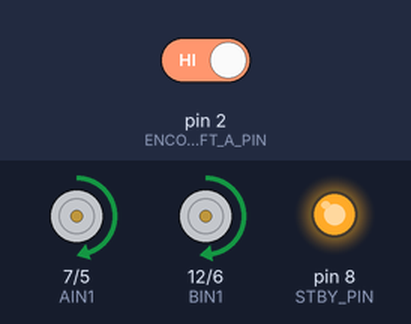
This sketch was run on a simulated Arduino Uno, built with avr-gcc and run on an emulated ATmega328P. On the bench: direction and speed pins drawn as motors (green arrow = direction pin HIGH = forward, orange = LOW = backward, longer = more drive, stopped while the standby pin is LOW), output pins drawn as LEDs (lit = HIGH). The inputs (shaded band) are chosen by the test bench; at power-on: pin 2 (ENCODER_LEFT_A_PIN) HIGH. What the sketch prints to the serial monitor is not drawn.

Above: at 1.9 s.
At 3.8 s:
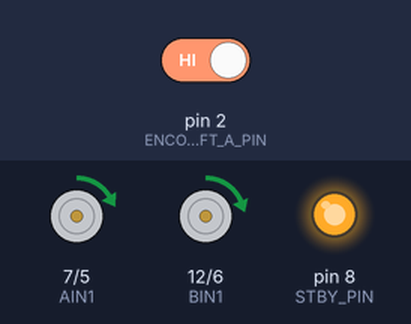
At 4.25 s:
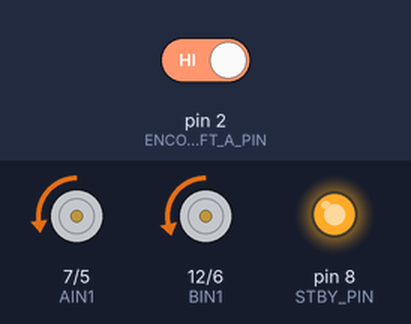
At 6.1 s:
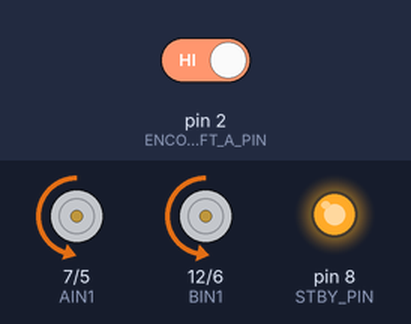
Timing chart, 0 to 11.1 s (numbered marks = the images above):
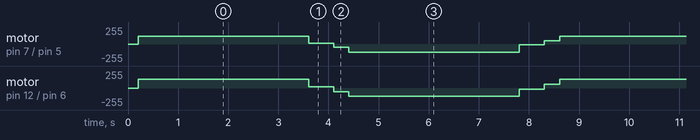

The sketch:

ACSI_Tumbller_Circle.ino
```cpp
// Manual spinning begin
#include <Arduino.h>
#include "Motor.h"

Motor Motor;

//* Keep commented out


void setup() {
  Serial.begin(115200);
  while (!Serial && millis() < 5000);
  delay(100);
  // Serial.print(F("\nStarting TimerInterruptTest on "));
  // Serial.println(BOARD_NAME);
  // Serial.println(SAMD_TIMER_INTERRUPT_VERSION);
  // Serial.print(F("CPU Frequency = "));
  // Serial.print(F_CPU / 1000000);
  // Serial.println(F(" MHz"));

  // Interval in microseconds
  // if (ITimer.attachInterruptInterval(TIMER_INTERVAL_US, TimerHandler)) {
  //   Serial.print(F("Starting ITimer OK, Interval (us) = "));
  //   // Serial.println(TIMER_INTERVAL_US);
  // } else Serial.println(F("Can't set ITimer. Select another freq. or timer"));

  // Wire.begin(); // use SPI not I2C
  // Serial.println("\nI2C Scanner");
  // for (byte address = 1; address < 127; address++) {
  //   Wire.beginTransmission(address);
  //   byte error = Wire.endTransmission();

  //   if (error == 0) {
  //     Serial.print("I2C device found at address 0x");
  //     if (address < 16) Serial.print("0");
  //     Serial.print(address, HEX);
  //     Serial.println(" !");
  //   } else if (error == 4) {
  //     Serial.print("Unknown error at address 0x");
  //     if (address < 16) Serial.print("0");
  //     Serial.println(address, HEX);
  //   }
  // }

  Motor.Pin_init();
  Serial.println("Motor pins initialized");
  Motor.Encoder_init();
  Serial.println("Encoders initialized");
  Serial.println("Setup complete");
  delay(100);
  // mpu6050.PrintData();
}

long timer = millis();

// Lemniscate
int duration = 0;
unsigned long routine = 5750;
unsigned long lastTime = 0;
int state = 0;

// void loop() {
//   // every second pri(); // nesting is slow
//   // Serial.print("Left: ");
//   // Serial.print(Motor.encoder_count_left_a);
//   // Serial.print("\t");
//   // Serial.print("Right: ");
//   // Serial.println(Motor.encoder_count_right_a);
//   Serial.println(state);
//   if (millis() - lastTime > duration) {
//     lastTime = millis();
//     switch (state) {
//       case 0:
//         Motor.FwdCW(130, 2);
//         duration = routine; // turn more than move
//         break;
//       case 1:
//         Motor.FwdCCW(130, 2);
//         duration = routine;
//         break;
//     }
//     state = (state + 1) % 2; // Cycle through the states
//   }
// }


// // 1m circle
// void loop() {
//   // every second pri(); // nesting is slow
//   Serial.print("Left: ");
//   Serial.print(Motor.encoder_count_left_a);
//   Serial.print("\t");
//   Serial.print("Right: ");
//   Serial.println(Motor.encoder_count_right_a);
//   if (millis() - lastTime > duration) {
//     lastTime = millis();
//     switch (state) {
//       case 0:
//         Motor.BackCW(100, 2);
//         duration = 200; // turn more than move
//         break;
//       case 1:
//         // Motor.Forward(100);
//         duration = 1500;
//         break;
//     }
//     state = (state + 1) % 2; // Cycle through the states
//   }
// }


void loop() {
  // every second pri(); // nesting is slow
  Serial.print("Left: ");
  Serial.print(Motor.encoder_count_left_a);
  Serial.print("\t");
  Serial.print("Right: ");
  Serial.println(Motor.encoder_count_right_a);
  if (millis() - lastTime > duration) {
    lastTime = millis();
    switch (state) {
      case 0:
        Motor.Back(120);
        duration = 3400; // turn more than move
        break;
      case 1:
        // Motor.Forward(100);
        Motor.Back(10);
        duration = 500;
        break;
      case 2:
        // Motor.Forward(100);
        Motor.Forward(50);
        duration = 300;
        break;
      case 3:
        Motor.Forward(120);
        duration = 3400; // turn more than move
        break;
      case 4:
        // Motor.Forward(100);
        Motor.Forward(10);
        duration = 500;
        break;
      case 5:
        // Motor.Forward(100);
        Motor.Back(50);
        duration = 300;
        break;
    }
    state = (state + 1) % 6; // Cycle through the states
  }
}
```

Motor.cpp
```cpp
#include <Arduino.h>
#include "Motor.h"

//Getting Right Wheel Speed.
static void EncoderCountRightA();
unsigned long Motor::encoder_count_right_a;
static void EncoderCountRightA()
{
  Motor::encoder_count_right_a++;
}

//Getting Left Wheel Speed.
static void EncoderCountLeftA();
unsigned long Motor::encoder_count_left_a;
static void EncoderCountLeftA()
{
  Motor::encoder_count_left_a++;
}


void Motor::Pin_init()
{
  pinMode(AIN1, OUTPUT);
  pinMode(BIN1, OUTPUT);
  pinMode(PWMA_LEFT, OUTPUT);
  pinMode(PWMB_RIGHT, OUTPUT);
  pinMode(STBY_PIN, OUTPUT);
  digitalWrite(STBY_PIN, HIGH);
}

void Motor::Encoder_init() {
  pinMode(ENCODER_LEFT_A_PIN, INPUT);
  pinMode(ENCODER_RIGHT_A_PIN, INPUT);
  attachInterrupt(digitalPinToInterrupt(ENCODER_LEFT_A_PIN), []() {
    encoder_count_left_a++;
  }, RISING);
  attachInterrupt(digitalPinToInterrupt(ENCODER_RIGHT_A_PIN), []() {
    encoder_count_right_a++;
  }, RISING);
}

Motor::Motor()
{
  // MOVE[0] = &Motor::Forward;
  // MOVE[1] = &Motor::Back;
  // MOVE[2] = &Motor::Left;
  // MOVE[3] = &Motor::Right;
}

void Motor::Stop()
{
  analogWrite(PWMA_LEFT, 0);
  analogWrite(PWMB_RIGHT, 0);
}

void Motor::FwdCW(int speed, float ratio)
{
  digitalWrite(AIN1, 0);
  digitalWrite(BIN1, 0);
  analogWrite(PWMA_LEFT, speed);
  analogWrite(PWMB_RIGHT, speed/ratio);
}

void Motor::BackCCW(int speed, float ratio)
{
  digitalWrite(AIN1, 1);
  digitalWrite(BIN1, 1);
  analogWrite(PWMA_LEFT, speed);
  analogWrite(PWMB_RIGHT, speed/ratio);
}

void Motor::BackCW(int speed, float ratio)
{
  digitalWrite(AIN1, 1);
  digitalWrite(BIN1, 1);
  analogWrite(PWMA_LEFT, speed/ratio);
  analogWrite(PWMB_RIGHT, speed);
}

void Motor::FwdCCW(int speed, float ratio)
{
  digitalWrite(AIN1, 0);
  digitalWrite(BIN1, 0);
  analogWrite(PWMA_LEFT, speed/ratio);
  analogWrite(PWMB_RIGHT, speed);
}

void Motor::Forward(int speed)
{
  digitalWrite(AIN1, 0);
  digitalWrite(BIN1, 0);
  analogWrite(PWMA_LEFT, speed);
  analogWrite(PWMB_RIGHT, 6+speed);
}

void Motor::Back(int speed)
{
  digitalWrite(AIN1, 1);
  digitalWrite(BIN1, 1);
  analogWrite(PWMA_LEFT, speed);
  analogWrite(PWMB_RIGHT, 9+speed); // 5% of 180
}


void Motor::Left(int speed)
{
  digitalWrite(AIN1, 1);
  digitalWrite(BIN1, 1);
  analogWrite(PWMA_LEFT, speed);
  analogWrite(PWMB_RIGHT, 0);
}

void Motor::Right(int speed)
{
  digitalWrite(AIN1, 1);
  digitalWrite(BIN1, 1);
  analogWrite(PWMA_LEFT,0);
  analogWrite(PWMB_RIGHT,speed);
}

void Motor::Control(int PIN,int PIN_value,int PWM_pin,int speed)
{
  digitalWrite(PIN, PIN_value);
  analogWrite(PWM_pin,speed);
}
```

Motor.h
```cpp
#ifndef MOTOR_HEAD
#define MOTOR_HEAD

class Motor
{
  public:
          Motor();

          void Pin_init();
          /*Measuring_speed*/
          static void Encoder_init(); // Change to static

        //  void (Motor::*MOVE[4])(int speed);
          void Control(int AIN1_value,int BIN1_value,int PWM_pin,int speed);

          void Stop();
          void FwdCW(int speed, float ratio);
          void BackCW(int speed, float ratio);
          void FwdCCW(int speed, float ratio);
          void BackCCW(int speed, float ratio);
          void Forward(int speed);
          void Back(int speed);
          void Left(int speed);
          void Right(int speed);
          static unsigned long encoder_count_right_a;
          static unsigned long encoder_count_left_a;

  private:
          /*Motor pin*/
          #define AIN1 7
          #define PWMA_LEFT 5
          #define BIN1 12
          #define PWMB_RIGHT 6
          #define STBY_PIN 8

          /*Encoder measuring speed  pin*/
          #define ENCODER_LEFT_A_PIN 2
          #define ENCODER_RIGHT_A_PIN 4

};

#endif
```

Measured:
- by itself, motor on pin 7 (AIN1) / pin 5 (PWMA_LEFT): repeats every 8.4 s: forward 10/255 0.50 s, backward 50/255 0.30 s, backward 120/255 3.4 s, backward 10/255 0.50 s, forward 50/255 0.30 s, forward 120/255 3.4 s
- by itself, motor on pin 12 (BIN1) / pin 6 (PWMB_RIGHT): repeats every 8.4 s: forward 19/255 0.50 s, backward 56/255 0.30 s, backward 126/255 3.4 s, backward 16/255 0.50 s, forward 59/255 0.30 s, forward 129/255 3.4 s
